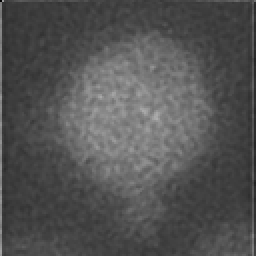
#> input picture data/image4045.tif, 128 x 128 px, found by its file name (shown 2 times larger)
$ jupyter execute --allow-errors PythonCourse_OPenCV.ipynb   (older library calls are emulated)
#> lines starting #> are read from the running program, lines starting #| are printed output that depends on the picture; after the words box and inside, x2 and y2 are one past the last pixel; in counts of white or black regions, pixels touching at a corner belong together; long printed decimals are rounded
[cell 1]
from google.colab import drive
drive.mount('/content/drive')

[cell 2]
cd drive/My\ Drive

[cell 3]
# import liberaries
import cv2
import numpy as np
import matplotlib.pyplot as plt
import matplotlib.image as mpimg


# read the image
img = cv2.imread("Image4045.tif",0)
#> img is the input picture: shape (128, 128); min 1, max 173, mean 82.9
print (img.shape, img.dtype, img.max(), img.min(), img.mean())
#| (128, 128) uint8 173 1 82.917

# display the image
imgplot = plt.imshow(img, cmap="gray")

[cell 4]
# set the figure
figure, axes = plt.subplots(nrows=2, ncols=2)
figure.tight_layout(pad=3.0)

# resize the image
res = cv2.resize(img,None,fx=3, fy=3, interpolation = cv2.INTER_CUBIC) #scaling
rows,cols = res.shape
#> rows = 384; cols = 384
plt.subplot(221)
imgplot = plt.imshow(res, cmap="gray")

# applly geometrical transformation
# make a shift of (100,50)
M = np.float32([[1,0,100],[0,1,50]])
dst = cv2.warpAffine(res,M,(cols,rows))
plt.subplot(222)
imgplot = plt.imshow(dst, cmap="gray")

# rotate the image by 36 degree
M = cv2.getRotationMatrix2D((cols/2,rows/2),36,1)
dst = cv2.warpAffine(res,M,(cols,rows))
plt.subplot(223)
imgplot = plt.imshow(dst, cmap="gray")

# rotate 270 degree
M = cv2.getRotationMatrix2D((cols/2,rows/2),270,1)
dst = cv2.warpAffine(res,M,(cols,rows))
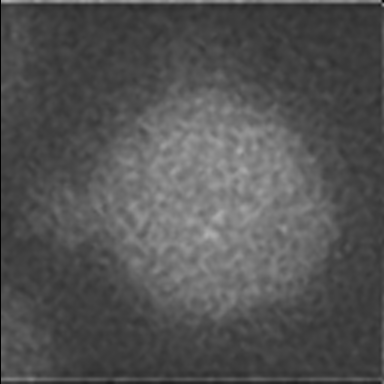
#> dst: shape (384, 384); min 0, max 175, mean 82.7
plt.subplot(224)
imgplot = plt.imshow(dst, cmap="gray")

# write an image and save it
filename = 'savedImage.jpg'
cv2.imwrite(filename, dst)
#> Out = True

[cell 5]
# read the saved image
img = cv2.imread("savedImage.jpg",0)
#> img: shape (384, 384); min 0, max 175, mean 82.7
print (img.shape, img.dtype)
#| (384, 384) uint8
imgplot = plt.imshow(img, cmap="gray")

[cell 6]
img = cv2.imread("Image4045.tif",0)
rows,cols = img.shape
#> rows = 128; cols = 128
# Histogram
hist = cv2.calcHist([img],[0],None,[256],[0,256])
#> hist = 256 values, max 660 at index 63, min 0 at index 0, mean 64

figure, axes = plt.subplots(nrows=1, ncols=2)
figure.tight_layout(pad=3.0)
plt.subplot(121)
imgplot = plt.imshow(img, cmap="gray")
plt.xticks([]), plt.yticks([])
plt.subplot(122)
plt.hist(img.ravel(),256,[0,256]); plt.show()

[cell 7]
# contrast and brightness enhancement
alpha = 1.5 # Contrast control (1.0-3.0)
beta = 0 # Brightness control (0-100)

cntr_adjusted = cv2.convertScaleAbs(img, alpha=1.8, beta=0)
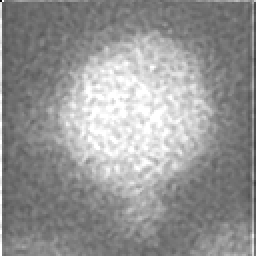
#> cntr_adjusted: shape (128, 128) (shown 2 times larger); min 2, max 255, mean 149.1
brght_adjusted = cv2.convertScaleAbs(img, alpha= 1.8, beta=50)
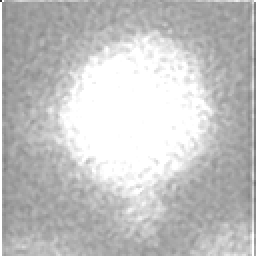
#> brght_adjusted: shape (128, 128) (shown 2 times larger); min 52, max 255, mean 194.7

figure, axes = plt.subplots(nrows=1, ncols=3)
figure.tight_layout(pad=4.0)
plt.subplot(131)
imgplot = plt.imshow(img, cmap="gray")
#> (the rest of this cell did not finish here and is left out)

[cell 8]
# smoothing image
kernel = np.ones((5,5),np.float32)/25
average_blur = cv2.filter2D(img,-1,kernel)
gaussian_blur = cv2.GaussianBlur(img,(5,5),0)
median_blur = cv2.medianBlur(img,5)

plt.subplot(221),plt.imshow(img,cmap="gray"),plt.title('Original')
plt.xticks([]), plt.yticks([])
plt.subplot(222),plt.imshow(average_blur,cmap="gray"),plt.title('Averaging')
plt.xticks([]), plt.yticks([])
plt.subplot(223),plt.imshow(gaussian_blur,cmap="gray"),plt.title('Gaussian smoothing')
plt.xticks([]), plt.yticks([])
plt.subplot(224),plt.imshow(median_blur,cmap="gray"),plt.title('Median smoothing')
plt.xticks([]), plt.yticks([])
plt.show()

[cell 9]
# gradient calculation
img = cv2.imread('sudoku-original.jpg',0)
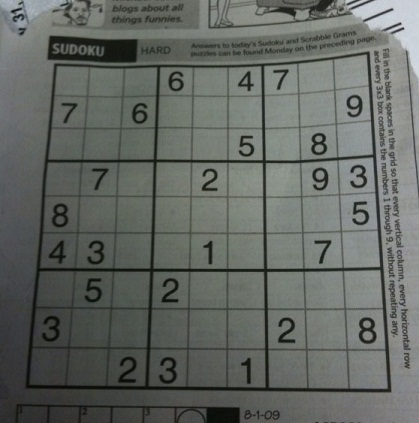
#> input picture data/sudoku-original.jpg, 419 x 423 px, found by its file name
#> img: shape (423, 419); min 5, max 218, mean 101.9

sobelx = cv2.Sobel(img,cv2.CV_64F,1,0,ksize=11)
sobely = cv2.Sobel(img,cv2.CV_64F,0,1,ksize=11)
laplacian = cv2.Laplacian(img,cv2.CV_64F,ksize=11)

plt.subplot(141),plt.imshow(img,cmap = 'gray')
plt.title('Original'), plt.xticks([]), plt.yticks([])
plt.subplot(142),plt.imshow(sobelx,cmap = 'gray')
plt.title('Sobel X'), plt.xticks([]), plt.yticks([])
plt.subplot(143),plt.imshow(sobely,cmap = 'gray')
plt.title('Sobel Y'), plt.xticks([]), plt.yticks([])
plt.subplot(144),plt.imshow(laplacian,cmap = 'gray')
plt.title('laplacian'), plt.xticks([]), plt.yticks([])

plt.show()

[cell 10]
# gradient calculation
img = cv2.imread('Image4045.tif',0)

sobelx = cv2.Sobel(img,cv2.CV_64F,1,0,ksize=11)
#> sobelx: shape (128, 128) float64
sobely = cv2.Sobel(img,cv2.CV_64F,0,1,ksize=11)
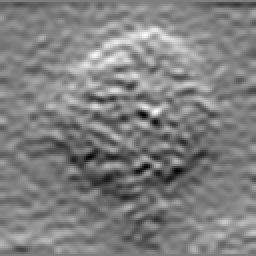
#> sobely: shape (128, 128) float64 (shown 2 times larger); min -3492509, max 3545745, mean 34037.4; drawn with min black and max white
laplacian = cv2.Laplacian(img,cv2.CV_64F,ksize=11)
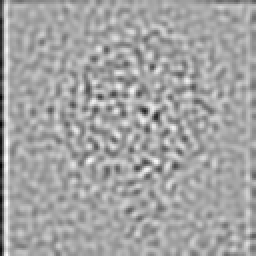
#> laplacian: shape (128, 128) float64 (shown 2 times larger); min -2978152, max 1635320, mean -11786.9; drawn with min black and max white

plt.subplot(141),plt.imshow(img,cmap = 'gray')
plt.title('Original'), plt.xticks([]), plt.yticks([])
plt.subplot(142),plt.imshow(sobelx,cmap = 'gray')
plt.title('Sobel X'), plt.xticks([]), plt.yticks([])
plt.subplot(143),plt.imshow(sobely,cmap = 'gray')
plt.title('Sobel Y'), plt.xticks([]), plt.yticks([])
plt.subplot(144),plt.imshow(laplacian,cmap = 'gray')
plt.title('laplacian'), plt.xticks([]), plt.yticks([])

plt.show()

[cell 11]
# canny edge detection
edges = cv2.Canny(img,40,130)
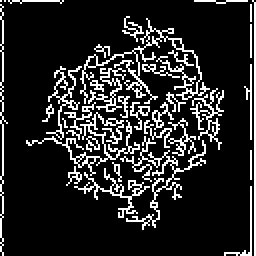
#> edges: shape (128, 128) (shown 2 times larger); 15.3% white in thin lines or dots
kernel = np.ones((3,3),np.uint8)
dilation = cv2.dilate(edges,kernel,iterations = 1)
#> dilation: shape (128, 128); 40.8% white; 3 white regions, box (x1, y1, x2, y2) and area: (12, 7, 113, 116) 5609, (96, 0, 128, 128) 628, (0, 0, 33, 128) 449
kernel = cv2.getStructuringElement(cv2.MORPH_ELLIPSE,(3,3))
opening = cv2.morphologyEx(dilation,cv2.MORPH_CLOSE,kernel,iterations = 1)
#> opening: shape (128, 128); 42.8% white; 3 white regions, box (x1, y1, x2, y2) and area: (12, 7, 113, 116) 5925, (96, 0, 128, 128) 636, (0, 0, 33, 128) 452
plt.subplot(131),plt.imshow(img,cmap = 'gray')
plt.title('Original Image'), plt.xticks([]), plt.yticks([])
plt.subplot(132),plt.imshow(edges,cmap = 'gray')
plt.title('Edge Image'), plt.xticks([]), plt.yticks([])
plt.subplot(133),plt.imshow(opening,cmap = 'gray')
plt.title('Edge Image'), plt.xticks([]), plt.yticks([])

plt.show()

[cell 12]
# thresholding
ret,thresh1 = cv2.threshold(img,90,255,cv2.THRESH_BINARY)
#> thresh1: shape (128, 128); 30% white; 38 white regions (34 under 20 px), largest, box (x1, y1, x2, y2) and area: (26, 15, 107, 107) 4650, (0, 0, 2, 128) 128, (125, 110, 127, 128) 22, (65, 106, 75, 111) 20
titles = ['Original Image','BINARY with thr = 90']
images = [img, thresh1]

for i in range(2):
    plt.subplot(2,3,i+1),plt.imshow(images[i],'gray')
    plt.title(titles[i])
    plt.xticks([]),plt.yticks([])

plt.show()

[cell 13]
# calculate metrics

#import the liberaries
import cv2
import numpy as np
import matplotlib.pyplot as plt
import matplotlib.image as mpimg
import seaborn as sn


def confusion_matrix(Target_array,Predicted_array):
  row,col = Target_array.shape
  tp,tn,fp,fn = [0,0,0,0]
  Cf_matrix = np.zeros((2,2))
  for i in range(row):
    for j in range(col):
      if Predicted_array[i,j] == Target_array[i,j] ==1:
        tp += 1
      if Predicted_array[i,j]==1 and Target_array[i,j]!=Predicted_array[i,j]:
        fp += 1
      if Target_array[i,j]==Predicted_array[i,j]==0:
        tn +=1
      if Predicted_array[i,j]==0 and Target_array[i,j]!=Predicted_array[i,j]:
        fn +=1
  Cf_matrix [0,0] = tn
  Cf_matrix [0,1] = fp
  Cf_matrix [1,0] = fn
  Cf_matrix [1,1] = tp
  return Cf_matrix

# reda the images (input, target and predicted)
img = cv2.imread('Image4045.tif',0)
trgt = cv2.imread('Target.png',0)
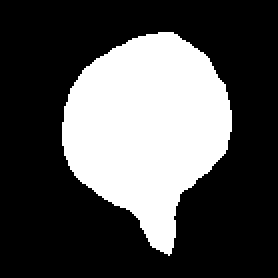
#> input picture data/Target.png, 139 x 139 px, found by its file name (shown 2 times larger)
#> trgt: shape (139, 139); 31.4% white; 1 white region, box (x1, y1, x2, y2) and area: (31, 16, 116, 128) 6068
prdct = cv2.imread('Predicted.png',0)
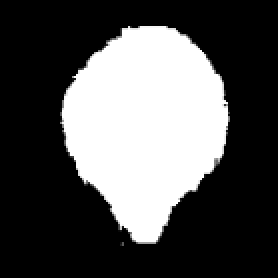
#> input picture data/Predicted.png, 139 x 139 px, found by its file name (shown 2 times larger)
#> prdct is the input picture: shape (139, 139); min 0, max 255, mean 82.2
pair_mask = np.dstack((trgt, prdct,trgt))
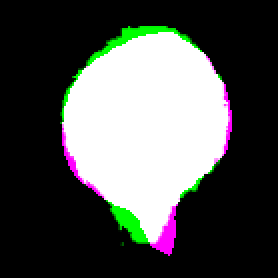
#> pair_mask: shape (139, 139, 3) (shown 2 times larger); mean of channels 0, 1, 2 80.1, 82.2, 80.1; drawn as B, G, R

titles = ['Original Image','Target Mask','Predicted Mask','Paired Masks']
images = [img, trgt, prdct, pair_mask]

for i in range(4):
    plt.subplot(1,4,i+1),plt.imshow(images[i],'gray')
    plt.title(titles[i])
    plt.xticks([]),plt.yticks([])

plt.show()

# calculate the confusion matrix and show
trgt_array = np.array(trgt)/255
prdct_array = np.array(prdct)/255

Cf_matrix = confusion_matrix(trgt_array,prdct_array)
#> Cf_matrix = [[12680, 323], [215, 5672]]
# print(Cf_matrix)

# display the matrix
#> (the rest of this cell did not finish here and is left out)
